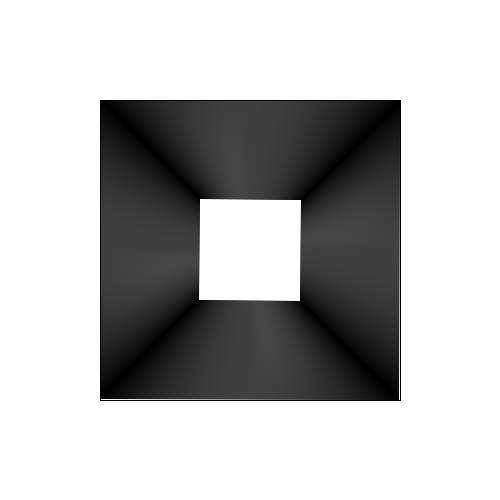
Frame 1 (no input)
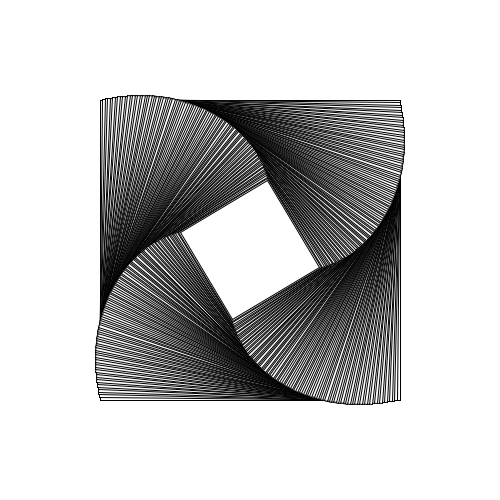
Frame 60 (the mouse pressed at the canvas centre just before this capture)
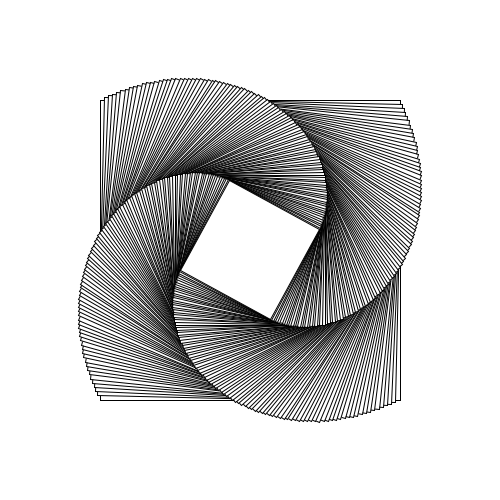
Frame 120 (the mouse held since frame 60 and released just before this capture)

The Processing sketch that drew these frames (run headless with seeded random() and noise(); from frame 60 on, the mouse is pressed at the canvas centre):

// Processing sketch: rotacionCuadradosConcentricos
// ── rotacionCuadradosConcentricos.pde
float a = 0;
void setup(){
  size(500,500);
}

void draw(){
  rectMode(CENTER);
  background(255);
  a = a + 0.01;

  
  for(int i=0; i<100;i++){
    pushMatrix();
    translate(width/2, height/2);
    rotate(radians(a*i));
    //rotate(mouseX *i /1000);
    rect(0,0,300-i*2,300-i*2);
    popMatrix();
    
  }
}
